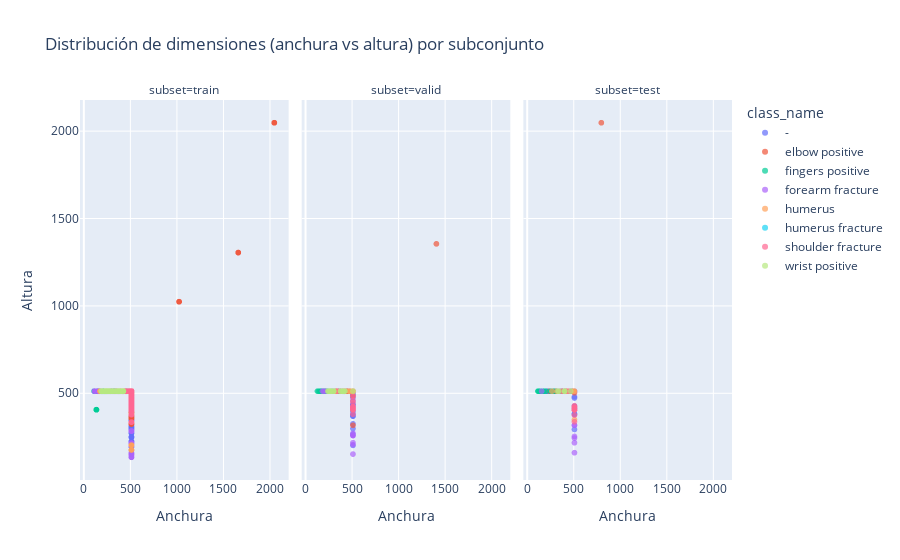

Notebook source saved alongside this figure:
### Markdown cell above
#### Dimensión de imágenes

### Code cell
fig = px.scatter(
    df.sort_values("class_name"),
    x="width",
    y="height",
    color="class_name",
    hover_name="name",
    hover_data=["class_name"],
    title="Distribución de dimensiones (anchura vs altura) por subconjunto",
    labels={"width": "Anchura", "height": "Altura"},
    opacity=0.7,
    facet_col="subset"
)
fig.show()
